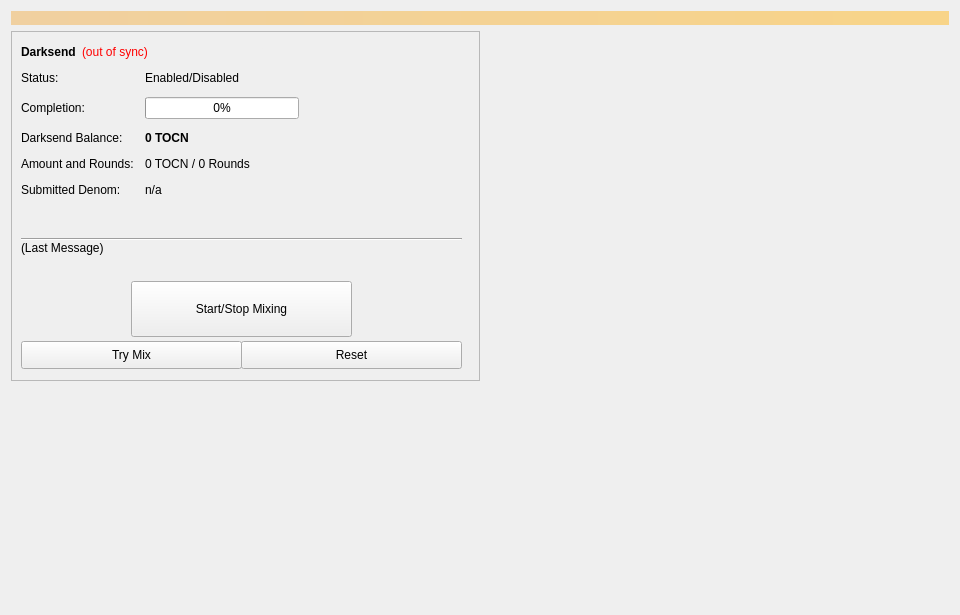
<?xml version="1.0" encoding="UTF-8"?>
<ui version="4.0">
 <class>Coinmix</class>
 <widget class="QWidget" name="Coinmix">
  <property name="geometry">
   <rect>
    <x>0</x>
    <y>0</y>
    <width>960</width>
    <height>615</height>
   </rect>
  </property>
  <property name="minimumSize">
   <size>
    <width>960</width>
    <height>0</height>
   </size>
  </property>
  <property name="windowTitle">
   <string>Form</string>
  </property>
  <layout class="QVBoxLayout" name="topLayout">
   <item>
    <widget class="QLabel" name="labelAlerts">
     <property name="visible">
      <bool>false</bool>
     </property>
     <property name="styleSheet">
      <string notr="true">background-color: qlineargradient(x1: 0, y1: 0, x2: 1, y2: 0, stop:0 #F0D0A0, stop:1 #F8D488); color:#000000;</string>
     </property>
     <property name="wordWrap">
      <bool>true</bool>
     </property>
     <property name="margin">
      <number>3</number>
     </property>
    </widget>
   </item>
   <item>
    <layout class="QHBoxLayout" name="horizontalLayout" stretch="1,1">
     <item>
      <layout class="QVBoxLayout" name="verticalLayout_2">
       <item>
        <widget class="QFrame" name="frameDarksend">
         <property name="minimumSize">
          <size>
           <width>0</width>
           <height>350</height>
          </size>
         </property>
         <property name="layoutDirection">
          <enum>Qt::LeftToRight</enum>
         </property>
         <property name="frameShape">
          <enum>QFrame::StyledPanel</enum>
         </property>
         <property name="frameShadow">
          <enum>QFrame::Raised</enum>
         </property>
         <widget class="QWidget" name="formLayoutWidget">
          <property name="geometry">
           <rect>
            <x>10</x>
            <y>40</y>
            <width>451</width>
            <height>161</height>
           </rect>
          </property>
          <layout class="QFormLayout" name="formLayout">
           <property name="fieldGrowthPolicy">
            <enum>QFormLayout::AllNonFixedFieldsGrow</enum>
           </property>
           <property name="horizontalSpacing">
            <number>11</number>
           </property>
           <property name="verticalSpacing">
            <number>12</number>
           </property>
           <item row="0" column="0">
            <widget class="QLabel" name="label_6">
             <property name="text">
              <string>Status:</string>
             </property>
            </widget>
           </item>
           <item row="1" column="0">
            <widget class="QLabel" name="label_7">
             <property name="text">
              <string>Completion:</string>
             </property>
            </widget>
           </item>
           <item row="1" column="1">
            <widget class="QProgressBar" name="DarksendProgress">
             <property name="maximumSize">
              <size>
               <width>154</width>
               <height>16777215</height>
              </size>
             </property>
             <property name="value">
              <number>0</number>
             </property>
            </widget>
           </item>
           <item row="2" column="0">
            <widget class="QLabel" name="labelAnonymizedText">
             <property name="text">
              <string>Darksend Balance:</string>
             </property>
            </widget>
           </item>
           <item row="2" column="1">
            <widget class="QLabel" name="labelAnonymized">
             <property name="font">
              <font>
               <weight>75</weight>
               <bold>true</bold>
              </font>
             </property>
             <property name="text">
              <string notr="true">0 TOCN</string>
             </property>
            </widget>
           </item>
           <item row="3" column="0">
            <widget class="QLabel" name="label_8">
             <property name="text">
              <string>Amount and Rounds:</string>
             </property>
            </widget>
           </item>
           <item row="3" column="1">
            <widget class="QLabel" name="labelAmountRounds">
             <property name="text">
              <string>0 TOCN / 0 Rounds</string>
             </property>
            </widget>
           </item>
           <item row="4" column="0">
            <widget class="QLabel" name="label_9">
             <property name="text">
              <string>Submitted Denom:</string>
             </property>
            </widget>
           </item>
           <item row="4" column="1">
            <widget class="QLabel" name="labelSubmittedDenom">
             <property name="toolTip">
              <string>The denominations you submitted to the Masternode.&lt;br&gt;To mix, other users must submit the exact same denominations.</string>
             </property>
             <property name="text">
              <string>n/a</string>
             </property>
            </widget>
           </item>
           <item row="0" column="1">
            <widget class="QLabel" name="DarksendEnabled">
             <property name="text">
              <string>Enabled/Disabled</string>
             </property>
            </widget>
           </item>
          </layout>
         </widget>
         <widget class="QPushButton" name="runAutoDenom">
          <property name="geometry">
           <rect>
            <x>251</x>
            <y>17</y>
            <width>1</width>
            <height>1</height>
           </rect>
          </property>
          <property name="palette">
           <palette>
            <active>
             <colorrole role="WindowText">
              <brush brushstyle="SolidPattern">
               <color alpha="255">
                <red>0</red>
                <green>0</green>
                <blue>0</blue>
               </color>
              </brush>
             </colorrole>
             <colorrole role="Button">
              <brush brushstyle="SolidPattern">
               <color alpha="255">
                <red>239</red>
                <green>238</green>
                <blue>238</blue>
               </color>
              </brush>
             </colorrole>
             <colorrole role="Light">
              <brush brushstyle="SolidPattern">
               <color alpha="255">
                <red>255</red>
                <green>255</green>
                <blue>255</blue>
               </color>
              </brush>
             </colorrole>
             <colorrole role="Midlight">
              <brush brushstyle="SolidPattern">
               <color alpha="255">
                <red>247</red>
                <green>246</green>
                <blue>246</blue>
               </color>
              </brush>
             </colorrole>
             <colorrole role="Dark">
              <brush brushstyle="SolidPattern">
               <color alpha="255">
                <red>119</red>
                <green>119</green>
                <blue>119</blue>
               </color>
              </brush>
             </colorrole>
             <colorrole role="Mid">
              <brush brushstyle="SolidPattern">
               <color alpha="255">
                <red>159</red>
                <green>159</green>
                <blue>159</blue>
               </color>
              </brush>
             </colorrole>
             <colorrole role="Text">
              <brush brushstyle="SolidPattern">
               <color alpha="255">
                <red>0</red>
                <green>0</green>
                <blue>0</blue>
               </color>
              </brush>
             </colorrole>
             <colorrole role="BrightText">
              <brush brushstyle="SolidPattern">
               <color alpha="255">
                <red>255</red>
                <green>255</green>
                <blue>255</blue>
               </color>
              </brush>
             </colorrole>
             <colorrole role="ButtonText">
              <brush brushstyle="SolidPattern">
               <color alpha="255">
                <red>0</red>
                <green>0</green>
                <blue>0</blue>
               </color>
              </brush>
             </colorrole>
             <colorrole role="Base">
              <brush brushstyle="SolidPattern">
               <color alpha="255">
                <red>255</red>
                <green>255</green>
                <blue>255</blue>
               </color>
              </brush>
             </colorrole>
             <colorrole role="Window">
              <brush brushstyle="SolidPattern">
               <color alpha="255">
                <red>239</red>
                <green>238</green>
                <blue>238</blue>
               </color>
              </brush>
             </colorrole>
             <colorrole role="Shadow">
              <brush brushstyle="SolidPattern">
               <color alpha="255">
                <red>0</red>
                <green>0</green>
                <blue>0</blue>
               </color>
              </brush>
             </colorrole>
             <colorrole role="AlternateBase">
              <brush brushstyle="SolidPattern">
               <color alpha="255">
                <red>247</red>
                <green>246</green>
                <blue>246</blue>
               </color>
              </brush>
             </colorrole>
             <colorrole role="ToolTipBase">
              <brush brushstyle="SolidPattern">
               <color alpha="255">
                <red>255</red>
                <green>255</green>
                <blue>220</blue>
               </color>
              </brush>
             </colorrole>
             <colorrole role="ToolTipText">
              <brush brushstyle="SolidPattern">
               <color alpha="255">
                <red>0</red>
                <green>0</green>
                <blue>0</blue>
               </color>
              </brush>
             </colorrole>
            </active>
            <inactive>
             <colorrole role="WindowText">
              <brush brushstyle="SolidPattern">
               <color alpha="255">
                <red>0</red>
                <green>0</green>
                <blue>0</blue>
               </color>
              </brush>
             </colorrole>
             <colorrole role="Button">
              <brush brushstyle="SolidPattern">
               <color alpha="255">
                <red>239</red>
                <green>238</green>
                <blue>238</blue>
               </color>
              </brush>
             </colorrole>
             <colorrole role="Light">
              <brush brushstyle="SolidPattern">
               <color alpha="255">
                <red>255</red>
                <green>255</green>
                <blue>255</blue>
               </color>
              </brush>
             </colorrole>
             <colorrole role="Midlight">
              <brush brushstyle="SolidPattern">
               <color alpha="255">
                <red>247</red>
                <green>246</green>
                <blue>246</blue>
               </color>
              </brush>
             </colorrole>
             <colorrole role="Dark">
              <brush brushstyle="SolidPattern">
               <color alpha="255">
                <red>119</red>
                <green>119</green>
                <blue>119</blue>
               </color>
              </brush>
             </colorrole>
             <colorrole role="Mid">
              <brush brushstyle="SolidPattern">
               <color alpha="255">
                <red>159</red>
                <green>159</green>
                <blue>159</blue>
               </color>
              </brush>
             </colorrole>
             <colorrole role="Text">
              <brush brushstyle="SolidPattern">
               <color alpha="255">
                <red>0</red>
                <green>0</green>
                <blue>0</blue>
               </color>
              </brush>
             </colorrole>
             <colorrole role="BrightText">
              <brush brushstyle="SolidPattern">
               <color alpha="255">
                <red>255</red>
                <green>255</green>
                <blue>255</blue>
               </color>
              </brush>
             </colorrole>
             <colorrole role="ButtonText">
              <brush brushstyle="SolidPattern">
               <color alpha="255">
                <red>0</red>
                <green>0</green>
                <blue>0</blue>
               </color>
              </brush>
             </colorrole>
             <colorrole role="Base">
              <brush brushstyle="SolidPattern">
               <color alpha="255">
                <red>255</red>
                <green>255</green>
                <blue>255</blue>
               </color>
              </brush>
             </colorrole>
             <colorrole role="Window">
              <brush brushstyle="SolidPattern">
               <color alpha="255">
                <red>239</red>
                <green>238</green>
                <blue>238</blue>
               </color>
              </brush>
             </colorrole>
             <colorrole role="Shadow">
              <brush brushstyle="SolidPattern">
               <color alpha="255">
                <red>0</red>
                <green>0</green>
                <blue>0</blue>
               </color>
              </brush>
             </colorrole>
             <colorrole role="AlternateBase">
              <brush brushstyle="SolidPattern">
               <color alpha="255">
                <red>247</red>
                <green>246</green>
                <blue>246</blue>
               </color>
              </brush>
             </colorrole>
             <colorrole role="ToolTipBase">
              <brush brushstyle="SolidPattern">
               <color alpha="255">
                <red>255</red>
                <green>255</green>
                <blue>220</blue>
               </color>
              </brush>
             </colorrole>
             <colorrole role="ToolTipText">
              <brush brushstyle="SolidPattern">
               <color alpha="255">
                <red>0</red>
                <green>0</green>
                <blue>0</blue>
               </color>
              </brush>
             </colorrole>
            </inactive>
            <disabled>
             <colorrole role="WindowText">
              <brush brushstyle="SolidPattern">
               <color alpha="255">
                <red>119</red>
                <green>119</green>
                <blue>119</blue>
               </color>
              </brush>
             </colorrole>
             <colorrole role="Button">
              <brush brushstyle="SolidPattern">
               <color alpha="255">
                <red>239</red>
                <green>238</green>
                <blue>238</blue>
               </color>
              </brush>
             </colorrole>
             <colorrole role="Light">
              <brush brushstyle="SolidPattern">
               <color alpha="255">
                <red>255</red>
                <green>255</green>
                <blue>255</blue>
               </color>
              </brush>
             </colorrole>
             <colorrole role="Midlight">
              <brush brushstyle="SolidPattern">
               <color alpha="255">
                <red>247</red>
                <green>246</green>
                <blue>246</blue>
               </color>
              </brush>
             </colorrole>
             <colorrole role="Dark">
              <brush brushstyle="SolidPattern">
               <color alpha="255">
                <red>119</red>
                <green>119</green>
                <blue>119</blue>
               </color>
              </brush>
             </colorrole>
             <colorrole role="Mid">
              <brush brushstyle="SolidPattern">
               <color alpha="255">
                <red>159</red>
                <green>159</green>
                <blue>159</blue>
               </color>
              </brush>
             </colorrole>
             <colorrole role="Text">
              <brush brushstyle="SolidPattern">
               <color alpha="255">
                <red>119</red>
                <green>119</green>
                <blue>119</blue>
               </color>
              </brush>
             </colorrole>
             <colorrole role="BrightText">
              <brush brushstyle="SolidPattern">
               <color alpha="255">
                <red>255</red>
                <green>255</green>
                <blue>255</blue>
               </color>
              </brush>
             </colorrole>
             <colorrole role="ButtonText">
              <brush brushstyle="SolidPattern">
               <color alpha="255">
                <red>119</red>
                <green>119</green>
                <blue>119</blue>
               </color>
              </brush>
             </colorrole>
             <colorrole role="Base">
              <brush brushstyle="SolidPattern">
               <color alpha="255">
                <red>239</red>
                <green>238</green>
                <blue>238</blue>
               </color>
              </brush>
             </colorrole>
             <colorrole role="Window">
              <brush brushstyle="SolidPattern">
               <color alpha="255">
                <red>239</red>
                <green>238</green>
                <blue>238</blue>
               </color>
              </brush>
             </colorrole>
             <colorrole role="Shadow">
              <brush brushstyle="SolidPattern">
               <color alpha="255">
                <red>0</red>
                <green>0</green>
                <blue>0</blue>
               </color>
              </brush>
             </colorrole>
             <colorrole role="AlternateBase">
              <brush brushstyle="SolidPattern">
               <color alpha="255">
                <red>239</red>
                <green>238</green>
                <blue>238</blue>
               </color>
              </brush>
             </colorrole>
             <colorrole role="ToolTipBase">
              <brush brushstyle="SolidPattern">
               <color alpha="255">
                <red>255</red>
                <green>255</green>
                <blue>220</blue>
               </color>
              </brush>
             </colorrole>
             <colorrole role="ToolTipText">
              <brush brushstyle="SolidPattern">
               <color alpha="255">
                <red>0</red>
                <green>0</green>
                <blue>0</blue>
               </color>
              </brush>
             </colorrole>
            </disabled>
           </palette>
          </property>
          <property name="focusPolicy">
           <enum>Qt::NoFocus</enum>
          </property>
          <property name="autoFillBackground">
           <bool>true</bool>
          </property>
          <property name="text">
           <string/>
          </property>
          <property name="flat">
           <bool>true</bool>
          </property>
         </widget>
         <widget class="QPushButton" name="toggleDarksend">
          <property name="geometry">
           <rect>
            <x>120</x>
            <y>250</y>
            <width>221</width>
            <height>56</height>
           </rect>
          </property>
          <property name="sizePolicy">
           <sizepolicy hsizetype="MinimumExpanding" vsizetype="Fixed">
            <horstretch>0</horstretch>
            <verstretch>0</verstretch>
           </sizepolicy>
          </property>
          <property name="text">
           <string>Start/Stop Mixing</string>
          </property>
         </widget>
         <widget class="Line" name="lineLastMessage">
          <property name="geometry">
           <rect>
            <x>10</x>
            <y>200</y>
            <width>441</width>
            <height>16</height>
           </rect>
          </property>
          <property name="orientation">
           <enum>Qt::Horizontal</enum>
          </property>
         </widget>
         <widget class="QLabel" name="DarksendStatus">
          <property name="geometry">
           <rect>
            <x>10</x>
            <y>210</y>
            <width>451</width>
            <height>43</height>
           </rect>
          </property>
          <property name="minimumSize">
           <size>
            <width>288</width>
            <height>43</height>
           </size>
          </property>
          <property name="text">
           <string>(Last Message)</string>
          </property>
          <property name="alignment">
           <set>Qt::AlignLeading|Qt::AlignLeft|Qt::AlignTop</set>
          </property>
          <property name="wordWrap">
           <bool>true</bool>
          </property>
         </widget>
         <widget class="QPushButton" name="DarksendAuto">
          <property name="geometry">
           <rect>
            <x>10</x>
            <y>310</y>
            <width>221</width>
            <height>28</height>
           </rect>
          </property>
          <property name="sizePolicy">
           <sizepolicy hsizetype="MinimumExpanding" vsizetype="Fixed">
            <horstretch>0</horstretch>
            <verstretch>0</verstretch>
           </sizepolicy>
          </property>
          <property name="toolTip">
           <string>Try to manually submit a Darksend request.</string>
          </property>
          <property name="text">
           <string>Try Mix</string>
          </property>
         </widget>
         <widget class="QPushButton" name="DarksendReset">
          <property name="geometry">
           <rect>
            <x>230</x>
            <y>310</y>
            <width>221</width>
            <height>28</height>
           </rect>
          </property>
          <property name="sizePolicy">
           <sizepolicy hsizetype="MinimumExpanding" vsizetype="Fixed">
            <horstretch>0</horstretch>
            <verstretch>0</verstretch>
           </sizepolicy>
          </property>
          <property name="toolTip">
           <string>Reset the current status of Darksend (can interrupt Darksend if it's in the process of Mixing, which can cost you money!)</string>
          </property>
          <property name="autoFillBackground">
           <bool>false</bool>
          </property>
          <property name="text">
           <string>Reset</string>
          </property>
         </widget>
         <widget class="QWidget" name="layoutWidget">
          <property name="geometry">
           <rect>
            <x>10</x>
            <y>10</y>
            <width>431</width>
            <height>22</height>
           </rect>
          </property>
          <layout class="QHBoxLayout" name="horizontalLayout_5">
           <item>
            <widget class="QLabel" name="label_2">
             <property name="font">
              <font>
               <weight>75</weight>
               <bold>true</bold>
              </font>
             </property>
             <property name="text">
              <string>Darksend</string>
             </property>
            </widget>
           </item>
           <item>
            <widget class="QLabel" name="labelDarksendSyncStatus">
             <property name="toolTip">
              <string>The displayed information may be out of date. Your wallet automatically synchronizes with the TOCN network after a connection is established, but this process has not completed yet.</string>
             </property>
             <property name="styleSheet">
              <string notr="true">QLabel { color: red; }</string>
             </property>
             <property name="text">
              <string notr="true">(out of sync)</string>
             </property>
             <property name="alignment">
              <set>Qt::AlignLeading|Qt::AlignLeft|Qt::AlignVCenter</set>
             </property>
            </widget>
           </item>
           <item>
            <spacer name="horizontalSpacer_4">
             <property name="orientation">
              <enum>Qt::Horizontal</enum>
             </property>
             <property name="sizeHint" stdset="0">
              <size>
               <width>40</width>
               <height>20</height>
              </size>
             </property>
            </spacer>
           </item>
          </layout>
         </widget>
        </widget>
       </item>
       <item>
        <spacer name="verticalSpacer">
         <property name="orientation">
          <enum>Qt::Vertical</enum>
         </property>
         <property name="sizeHint" stdset="0">
          <size>
           <width>20</width>
           <height>40</height>
          </size>
         </property>
        </spacer>
       </item>
      </layout>
     </item>
     <item>
      <layout class="QVBoxLayout" name="verticalLayout_3">
       <item>
        <spacer name="verticalSpacer_2">
         <property name="orientation">
          <enum>Qt::Vertical</enum>
         </property>
         <property name="sizeType">
          <enum>QSizePolicy::Expanding</enum>
         </property>
         <property name="sizeHint" stdset="0">
          <size>
           <width>20</width>
           <height>40</height>
          </size>
         </property>
        </spacer>
       </item>
      </layout>
     </item>
    </layout>
   </item>
  </layout>
 </widget>
 <resources/>
 <connections/>
</ui>
